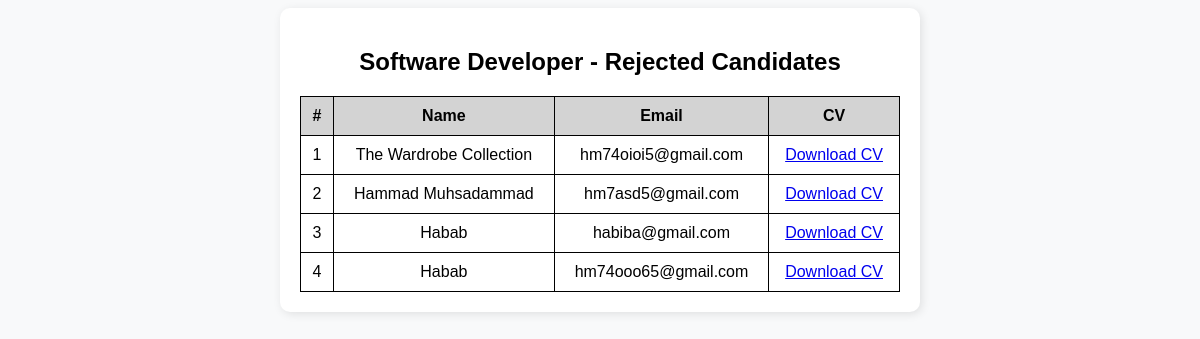
/job/1/candidates/Rejected/, run on an earlier commit of the app's database.
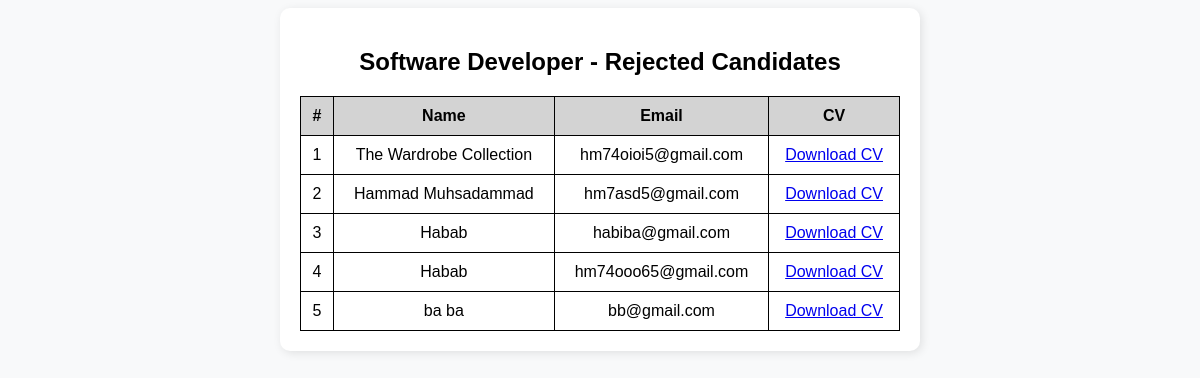
And on a later commit of the database.
### recruitment/models.py (models this page shows, shortened)
class JobApplication(models.Model):
    job = models.ForeignKey(Job, on_delete=models.CASCADE, null=True)  # Dropdown in forms
    name = models.CharField(max_length=100)
    email = models.EmailField(unique=True)
    gender = models.CharField(
        max_length=10,
        choices=[('male', 'Male'), ('female', 'Female'), ('other', 'Other')]
    )
    cv = models.FileField(upload_to='cvs/')
    matched_skills = models.TextField(blank=True, null=True)
    match_percentage = models.FloatField(default=0)
    status = models.CharField(
        max_length=50,
        choices=[('Shortlisted', 'Shortlisted'), ('Waiting List', 'Waiting List'), ('Rejected', 'Rejected')],
        default="Pending"
    )

### recruitment/views.py (the view)
# urls.py: path('job/<int:job_id>/candidates/<str:status>/', views.job_candidates, name='job_candidates'),
def job_candidates(request, job_id, status):
    job = get_object_or_404(Job, id=job_id)  # Fetch the job
    candidates = JobApplication.objects.filter(job=job, status=status)  # Filter candidates
    return render(request, "candidates.html", {"job": job, "candidates": candidates, "status": status})

### recruitment/templates/candidates.html (shortened to what this page needs)
<!DOCTYPE html>
<html lang="en">
<head>
</head>
<body>
    <div class="container">
        <h2>{{ job.title }} - {{ status }} Candidates</h2>
        <table>
            <thead>
                <tr>
                    <th>#</th>
                    <th>Name</th>
                    <th>Email</th>
                    <th>CV</th>
                </tr>
            </thead>
            <tbody>
                {% for candidate in candidates %}
                <tr>
                    <td>{{ forloop.counter }}</td>
                    <td>{{ candidate.name }}</td>
                    <td>{{ candidate.email }}</td>
                    <td><a href="{{  candidate.cv.url}}" download>Download CV</a></td>
                </tr>
                {% empty %}
                <tr>
                    <td colspan="4">No candidates found.</td>
                </tr>
                {% endfor %}
            </tbody>
        </table>
    </div>
</body>
</html>

What changed in the data, as far as the page shows it:
added JobApplication: name "ba ba", email "bb@gmail.com"
